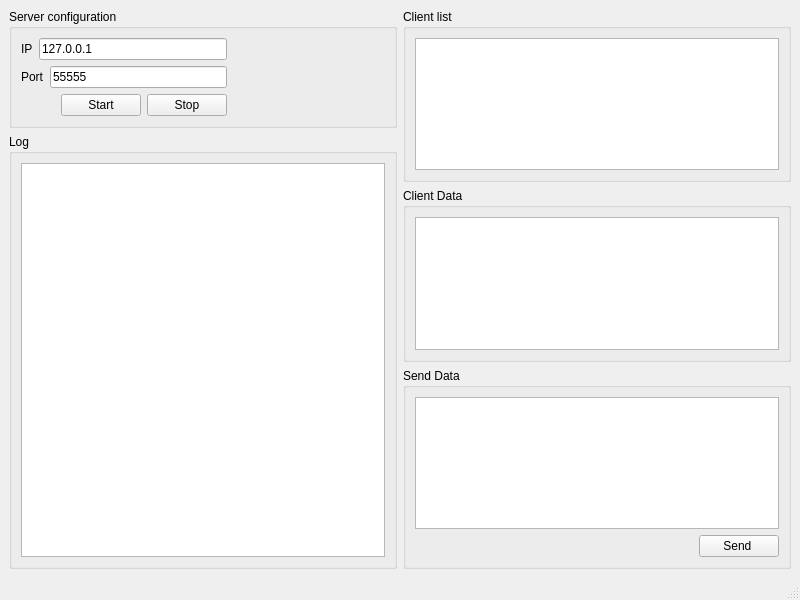
<?xml version="1.0" encoding="UTF-8"?>
<ui version="4.0">
 <class>MainWindow</class>
 <widget class="QMainWindow" name="MainWindow">
  <property name="geometry">
   <rect>
    <x>0</x>
    <y>0</y>
    <width>800</width>
    <height>600</height>
   </rect>
  </property>
  <property name="windowTitle">
   <string>MainWindow</string>
  </property>
  <widget class="QWidget" name="centralwidget">
   <layout class="QVBoxLayout" name="verticalLayout_7">
    <item>
     <layout class="QHBoxLayout" name="horizontalLayout_4">
      <item>
       <layout class="QVBoxLayout" name="verticalLayout_6">
        <item>
         <widget class="QGroupBox" name="groupBox">
          <property name="title">
           <string>Server configuration</string>
          </property>
          <layout class="QHBoxLayout" name="horizontalLayout_6">
           <item>
            <layout class="QHBoxLayout" name="horizontalLayout_5">
             <item>
              <layout class="QVBoxLayout" name="verticalLayout_2">
               <item>
                <layout class="QVBoxLayout" name="verticalLayout">
                 <item>
                  <layout class="QHBoxLayout" name="horizontalLayout_2">
                   <item>
                    <widget class="QLabel" name="label">
                     <property name="sizePolicy">
                      <sizepolicy hsizetype="Preferred" vsizetype="Preferred">
                       <horstretch>0</horstretch>
                       <verstretch>0</verstretch>
                      </sizepolicy>
                     </property>
                     <property name="text">
                      <string>IP</string>
                     </property>
                    </widget>
                   </item>
                   <item>
                    <widget class="QLineEdit" name="ip">
                     <property name="sizePolicy">
                      <sizepolicy hsizetype="Expanding" vsizetype="Fixed">
                       <horstretch>0</horstretch>
                       <verstretch>0</verstretch>
                      </sizepolicy>
                     </property>
                     <property name="text">
                      <string>127.0.0.1</string>
                     </property>
                     <property name="placeholderText">
                      <string>127.0.0.1</string>
                     </property>
                    </widget>
                   </item>
                  </layout>
                 </item>
                 <item>
                  <layout class="QHBoxLayout" name="horizontalLayout">
                   <item>
                    <widget class="QLabel" name="label_2">
                     <property name="text">
                      <string>Port</string>
                     </property>
                    </widget>
                   </item>
                   <item>
                    <widget class="QLineEdit" name="port">
                     <property name="sizePolicy">
                      <sizepolicy hsizetype="Expanding" vsizetype="Fixed">
                       <horstretch>0</horstretch>
                       <verstretch>0</verstretch>
                      </sizepolicy>
                     </property>
                     <property name="text">
                      <string>55555</string>
                     </property>
                     <property name="placeholderText">
                      <string>55555</string>
                     </property>
                    </widget>
                   </item>
                  </layout>
                 </item>
                </layout>
               </item>
               <item>
                <layout class="QHBoxLayout" name="horizontalLayout_3">
                 <item>
                  <spacer name="horizontalSpacer">
                   <property name="orientation">
                    <enum>Qt::Horizontal</enum>
                   </property>
                   <property name="sizeHint" stdset="0">
                    <size>
                     <width>40</width>
                     <height>20</height>
                    </size>
                   </property>
                  </spacer>
                 </item>
                 <item>
                  <widget class="QPushButton" name="button_start_server">
                   <property name="text">
                    <string>Start</string>
                   </property>
                  </widget>
                 </item>
                 <item>
                  <widget class="QPushButton" name="button_stop_server">
                   <property name="text">
                    <string>Stop</string>
                   </property>
                  </widget>
                 </item>
                </layout>
               </item>
              </layout>
             </item>
            </layout>
           </item>
           <item>
            <spacer name="horizontalSpacer_2">
             <property name="orientation">
              <enum>Qt::Horizontal</enum>
             </property>
             <property name="sizeHint" stdset="0">
              <size>
               <width>40</width>
               <height>20</height>
              </size>
             </property>
            </spacer>
           </item>
          </layout>
         </widget>
        </item>
        <item>
         <widget class="QGroupBox" name="groupBox_3">
          <property name="title">
           <string>Log</string>
          </property>
          <layout class="QVBoxLayout" name="verticalLayout_5">
           <item>
            <widget class="QTextEdit" name="log"/>
           </item>
          </layout>
         </widget>
        </item>
       </layout>
      </item>
      <item>
       <layout class="QVBoxLayout" name="verticalLayout_3">
        <property name="bottomMargin">
         <number>0</number>
        </property>
        <item>
         <widget class="QGroupBox" name="groupBox_2">
          <property name="title">
           <string>Client list</string>
          </property>
          <layout class="QVBoxLayout" name="verticalLayout_4">
           <item>
            <widget class="QTableWidget" name="client_table">
             <attribute name="horizontalHeaderStretchLastSection">
              <bool>true</bool>
             </attribute>
            </widget>
           </item>
          </layout>
         </widget>
        </item>
        <item>
         <widget class="QGroupBox" name="groupBox_4">
          <property name="title">
           <string>Client Data</string>
          </property>
          <layout class="QVBoxLayout" name="verticalLayout_8">
           <item>
            <widget class="QTextEdit" name="client_data"/>
           </item>
          </layout>
         </widget>
        </item>
        <item>
         <widget class="QGroupBox" name="gb_send_data">
          <property name="title">
           <string>Send Data</string>
          </property>
          <layout class="QGridLayout" name="gridLayout">
           <property name="leftMargin">
            <number>9</number>
           </property>
           <property name="topMargin">
            <number>9</number>
           </property>
           <property name="rightMargin">
            <number>9</number>
           </property>
           <property name="bottomMargin">
            <number>9</number>
           </property>
           <item row="1" column="1">
            <widget class="QPushButton" name="btn_send">
             <property name="text">
              <string>Send </string>
             </property>
            </widget>
           </item>
           <item row="1" column="0">
            <spacer name="horizontalSpacer_3">
             <property name="orientation">
              <enum>Qt::Horizontal</enum>
             </property>
             <property name="sizeHint" stdset="0">
              <size>
               <width>40</width>
               <height>20</height>
              </size>
             </property>
            </spacer>
           </item>
           <item row="0" column="0" colspan="2">
            <widget class="QTextEdit" name="edt_send_data"/>
           </item>
          </layout>
         </widget>
        </item>
       </layout>
      </item>
     </layout>
    </item>
   </layout>
  </widget>
  <widget class="QMenuBar" name="menubar">
   <property name="geometry">
    <rect>
     <x>0</x>
     <y>0</y>
     <width>800</width>
     <height>21</height>
    </rect>
   </property>
  </widget>
  <widget class="QStatusBar" name="statusbar"/>
 </widget>
 <resources/>
 <connections/>
</ui>
